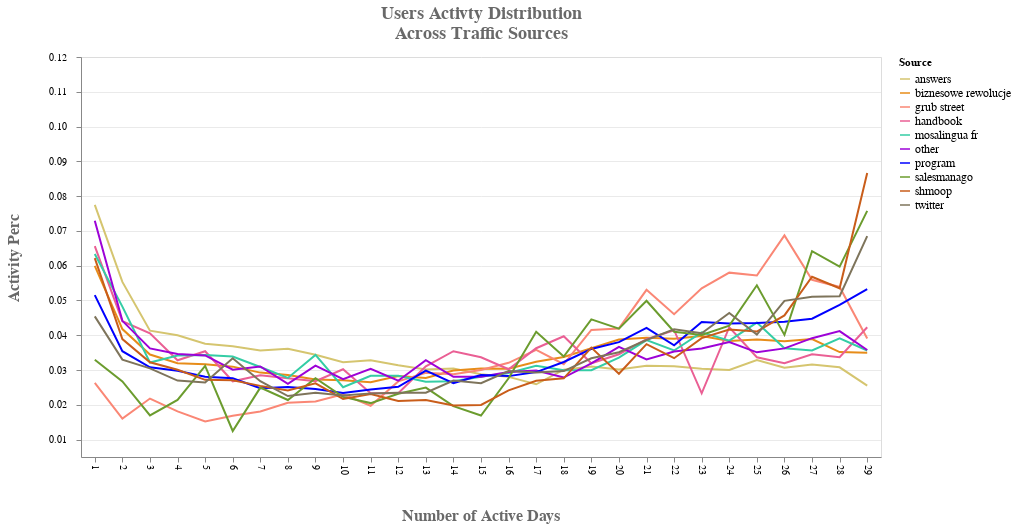

Notebook cell for this chart:
### Code cell
# Create a selection that chooses the nearest point & selects based on x-value
nearest = alt.selection(type='single', nearest=True, on='mouseover',
                        fields=['Date'], empty='none')


fig5 = alt.Chart(df_uniqday_alluser_persrc_top).mark_line().encode(
    x=alt.X('Number of Days:O', axis = alt.Axis(title = 'Number of Active Days',labelAngle=90)),
    y=alt.Y('Perc of User Activity:Q', axis = alt.Axis(title = 'Activity Perc'),scale=alt.Scale(domain=(.005,0.12))),
    color = alt.Color("utmSource:O",legend=alt.Legend(title="Source"), scale=alt.Scale(range=["#d5c56f","#e78c19","#fa8775","#ea5f94","#34cda5","#9d02d7","#0000ff","#6b9c2e","#c95d1a","#7e745b","#91a9e7"])),
    tooltip = [alt.Tooltip('utmSource:O', title='Traffic Source'),
               alt.Tooltip('Number of Days', title = 'Number of Active Days'),
               alt.Tooltip('Perc of User Activity:Q', title = 'User Activity(%)',format=(".2%")),
               alt.Tooltip('Daily Users of Source:Q', title = 'Number of Users')
               ]
).properties(
    height= 400,
    width = 800 ,title=["Users Activty Distribution", "Across Traffic Sources"]
)





             
chart_e = alt.layer(fig5
    ).configure_title(fontSize=18,font='Helvetica Sans', color='dimgrey', dy=-5
    ).configure_legend(labelFontSize=12, title=None
    ).configure_axisY(labelPadding=10, titleX=-60, labelFontSize=10,titleFontSize=16, titleColor = 'dimgray', titleFont = 'Helvetica Sans' 
    ).configure_axisX(grid=False,titleY=50,titleFontSize=16, labelFontSize=10, titleColor = 'dimgray', titleFont = 'Helvetica Sans'
    ).configure_axis(gridOpacity = 0.6
    )


chart_e

### Figure 1 — Vega-Lite specification as saved in the notebook (floating-point values rounded to 4 significant figures; data arrays with more than 128 entries replaced by an {"elided": "..."} marker saying what was removed)
{"config": {"view": {"continuousWidth": 400, "continuousHeight": 300}, "axis": {"gridOpacity": 0.6}, "axisX": {"grid": false, "labelFontSize": 10, "titleColor": "dimgray", "titleFont": "Helvetica Sans", "titleFontSize": 16, "titleY": 50}, "axisY": {"labelFontSize": 10, "labelPadding": 10, "titleColor": "dimgray", "titleFont": "Helvetica Sans", "titleFontSize": 16, "titleX": -60}, "legend": {"labelFontSize": 12, "title": null}, "title": {"color": "dimgrey", "dy": -5, "font": "Helvetica Sans", "fontSize": 18}}, "layer": [{"mark": "line", "encoding": {"color": {"type": "ordinal", "field": "utmSource", "legend": {"title": "Source"}, "scale": {"range": ["#d5c56f", "#e78c19", "#fa8775", "#ea5f94", "#34cda5", "#9d02d7", "#0000ff", "#6b9c2e", "#c95d1a", "#7e745b", "#91a9e7"]}}, "tooltip": [{"type": "ordinal", "field": "utmSource", "title": "Traffic Source"}, {"type": "quantitative", "field": "Number of Days", "title": "Number of Active Days"}, {"type": "quantitative", "field": "Perc of User Activity", "format": ".2%", "title": "User Activity(%)"}, {"type": "quantitative", "field": "Daily Users of Source", "title": "Number of Users"}], "x": {"type": "ordinal", "axis": {"labelAngle": 90, "title": "Number of Active Days"}, "field": "Number of Days"}, "y": {"type": "quantitative", "axis": {"title": "Activity Perc"}, "field": "Perc of User Activity", "scale": {"domain": [0.005, 0.12]}}}, "height": 400, "title": ["Users Activty Distribution", "Across Traffic Sources"], "width": 800}], "data": {"name": "data-568a4403cbe6fe396c34fad5ecbf56c7"}, "$schema": "https://vega.github.io/schema/vega-lite/v4.0.0.json", "datasets": {"data-568a4403cbe6fe396c34fad5ecbf56c7": {"elided": "290 records"}}}
